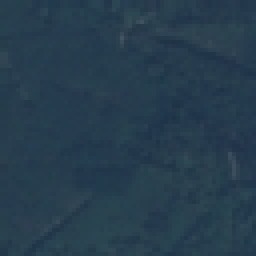
#> input picture Lab2 - Image Transform/Forest_1.jpg, 64 x 64 px (shown 4 times larger)
$ jupyter execute --allow-errors 9203639_9203673.ipynb
#> lines starting #> are read from the running program, lines starting #| are printed output that depends on the picture; long printed decimals are rounded
## Student Information

Please enter the names and IDs of the two students below:

1. **Name**: [Norhan Reda Abdelwahed Ahmed]
   **ID**: `9203639`

2. **Name**: [Hoda Gamal Hamouda Ismail]
   **ID**: `9203673`

## Students Instructions

This is your first graded lab assignment, as you put the work you have studied in the lectures in action, please take this opportunity to enhance your understanding of the concepts and hone your skills. As you work on your assignment, please keep the following instructions in mind:

- Clearly state your personal information where indicated.
- Be ready with your work before the time of the next discussion slot in the schedule.
- Plagiarism will be met with penalties, refrain from copying any answers to make the most out of the assignment. If any signs of plagiarism are detected, actions will be taken.
- It is acceptable to share the workload of the assignment bearing the discussion in mind.
- Feel free to [reach out](mailto:cmpsy27@gmail.com) if there were any ambiguities.

## Installation Instructions

In this lab assignment, we require additional Python libraries for scientific mathematics, particularly in the context of machine learning (ML) and satellite image analysis. To fulfill these requirements, we need to install Scikit-learn and Scikit-image.
1. Install Scikit-learn
Scikit-learn (Sklearn) is a powerful Python library for ML tasks, offering various algorithms for classification, regression, clustering, and model evaluation. It is extensively used for analyzing satellite imagery, enabling tasks such as land cover classification and environmental parameter prediction. On the other hand, Scikit-image (Skimage) provides comprehensive tools for image processing and computer vision, facilitating tasks such as image preprocessing, feature extraction, and segmentation. These libraries are essential for extracting valuable insights from satellite images and conducting advanced analysis in scientific computing and research domains.
```bash
pip install scikit-learn scikit-image
```

[cell 1]
##Import all needed libraries
import numpy as np
from sklearn import cluster
import matplotlib.pyplot as plt
from mpl_toolkits.mplot3d import Axes3D
from sklearn.decomposition import PCA
from sklearn.preprocessing import StandardScaler
from skimage import io

'''
##The dataset is loaded to your GDrive so need to be mounted
from google.colab import drive
drive.mount('/content/drive')
''';

The PCA (Principal Component Analysis) algorithm, found within the `sklearn.decomposition` module, is widely utilized in machine learning for reducing the dimensionality of datasets. Its primary goal is to identify essential patterns or structures within the data.

In the realm of image processing, PCA serves to decrease the dimensionality of images by extracting a smaller set of features that capture the majority of the original data's variation. This becomes particularly beneficial as images often contain numerous pixels, posing challenges in data analysis and visualization.

Functioning by determining new coordinate systems that effectively encapsulate the data's variance, PCA identifies these coordinates as principal components. Each principal component sequentially captures varying degrees of data variance, enabling the reduction of data dimensionality while preserving significant information by retaining only the most informative principal components.

## R1- Apply PCA to RGB image

To implement PCA on an RGB image, the following steps are undertaken:

- **Convert the image to a 2D array of pixel values**: Begin by converting the RGB image into a two-dimensional array of pixel values. Each row of the array represents a pixel, and each column represents a color channel (R, G, B).

- **Scale the data to have zero mean and unit variance along each feature (channel) axis**: This step is crucial for ensuring that each color channel contributes equally to the PCA analysis. Scaling the data to have zero mean and unit variance along each feature axis helps in standardizing the range of values across different channels, preventing any single channel from dominating the analysis.

- **Perform PCA with 3 components using scikit-learn**: Utilize the scikit-learn library to perform Principal Component Analysis with three components. The choice of three components is made to retain sufficient information while reducing the dimensionality of the data. This decision aims to strike a balance between capturing significant variance and avoiding overfitting.

### Requirements

- Plot the Eigen Vectors in 3D.
- Remove the least significant principal component.
- Plot the most significant eigen vectors in 2D.
- State the percentage of variance covered and provide commentary on its significance.

[cell 2]
# Requirement 1

# TODO: Load the JPG image "Forest_1.jpg"
image = io.imread("Forest_1.jpg")
#> image is the input picture: shape (64, 64, 3); mean R, G, B 38.9, 61.1, 77.6
# TODO: Convert the image to a 2D array of pixel values
image_2d = image.reshape(image.shape[0] * image.shape[1], image.shape[2])

# Print the shape of the 2D array
print("Shape of the 2D array:", image_2d.shape)
#| Shape of the 2D array: (4096, 3)
# TODO: Scale the data to have zero mean and unit variance along each feature axis.

scaler = StandardScaler()
image_scaled = scaler.fit_transform(image_2d)

# TODO: Perform PCA with 3 components

pca = PCA(n_components=3)
pca = pca.fit(image_scaled)
image_pca=pca.transform(image_scaled)

# TODO: Screen plot of the eigen vectors

fig = plt.figure()
ax = fig.add_subplot(111, projection='3d')

# Plot the eigen vectors
origin = [0, 0, 0]  # Origin point for the quiver plot
colors = ['r', 'g', 'b']  # Colors for the eigen vectors
labels = ['PC1', 'PC2', 'PC3']  # Labels for the eigen vectors
                                #1*3
for vector, color, label in zip(pca.components_, colors, labels):
    ax.quiver(origin[0], origin[1], origin[2], vector[0], vector[1], vector[2], color=color, label=label)
#> this loop made 3 passes
#> (vector, color, label) on passes 1 to 3: ([0.581, 0.58, 0.571], 'r', 'PC1'), ([-0.355, -0.45, 0.819], 'g', 'PC2'), ([0.732, -0.679, -0.056], 'b', 'PC3')

# Set limits and labels
ax.set_xlim([-0.5, 0.5])
ax.set_ylim([-0.5, 0.5])
ax.set_zlim([-0.5, 0.5])
ax.set_xlabel('X')
ax.set_ylabel('Y')
ax.set_zlabel('Z')

# Add legend
ax.legend()

# [10 lines of commented-out code are left out]

fig = plt.figure()
ax = fig.add_subplot(111, projection='3d')
ax.scatter(image_pca[:,0],image_pca[:,1], image_pca[:,2], c='blue')
ax.set_xlabel('PC1')
ax.set_ylabel('PC2')
ax.set_zlabel('PC3')
ax.set_title('3D graph of the PCA output')
plt.show()
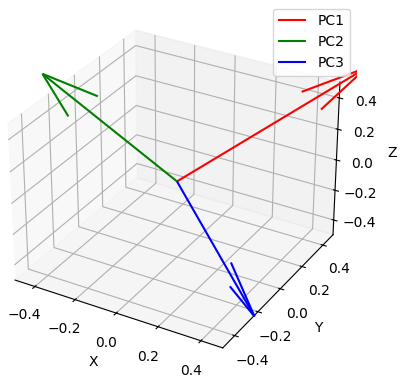
#> figure drawn by matplotlib, 1 panel
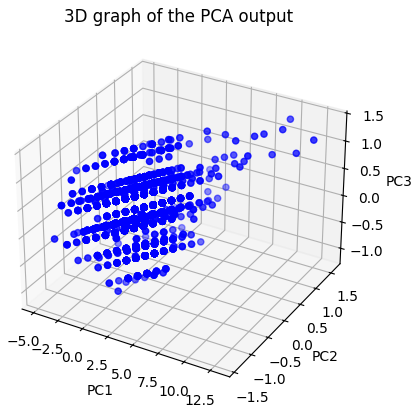
#> figure drawn by matplotlib, 1 panel


# TODO: Remove the lowest unimportant PC
num_components_to_keep = 2
image_pca_truncated = image_pca[:, :num_components_to_keep]
#> image_pca_truncated = 4096 pairs, first value -4.89 to 13.03, second value -1.41 to 1.59


# TODO: Print the covariance matrix, eigenvalues, and eigen vectors and comment on the result.
covariance_matrix = pca.get_covariance()
#> covariance_matrix = [[1, 0.864, 0.824], [0.864, 1, 0.818], [0.824, 0.818, 1]]
eigen_values = pca.explained_variance_
#> eigen_values = [2.67, 0.194, 0.136]
eigen_vectors = pca.components_
#> eigen_vectors = [[0.581, 0.58, 0.571], [-0.355, -0.45, 0.819], [0.732, -0.679, -0.056]]

print("covariance matrix is\n",covariance_matrix)
#| covariance matrix is
#|  [[1.000  0.8636  0.8243]
#|  [0.8636  1.000  0.8177 ]
#|  [0.8243 0.8177  1.000 ]]
print("eigen value is\n",eigen_values)
#| eigen value is
#|  [2.671 0.1936 0.1364]
print("eigen vectors is\n",eigen_vectors)
#| eigen vectors is
#|  [[ 0.5814  0.5799  0.5707]
#|  [-0.355 -0.4503   0.8192]
#|  [ 0.7321 -0.6789 -0.05596 ]]
print("as we see that the covariance matrix of the input is a symmetric matrix ")
print("and as we see the eigen vectors are 3 vector and each vector is 1*3 ")
print("the eigen values are 3 numbers that then will represent thr covariance matrix of the output image")


# TODO: Plot the most significant eigen vectors in 2D.

fig, ax = plt.subplots()

# Plot the eigen vectors
origin = [0, 0]  # Origin point for the quiver plot
colors = ['r', 'g']  # Colors for the eigen vectors
labels = ['PC1', 'PC2']  # Labels for the eigen vectors
                                 #1*3
for vector, color, label in zip(pca.components_[:2], colors, labels):
    ax.quiver(origin[0], origin[1], vector[0], vector[1], color=color, label=label)
#> this loop made 2 passes

# Set limits and labels
# ax.set_xlim([-0.5, 0.5])
# ax.set_ylim([-0.5, 0.5])
ax.set_xlabel('X')
ax.set_ylabel('Y')

# Add legend
ax.legend()

# Show the plot
plt.show()
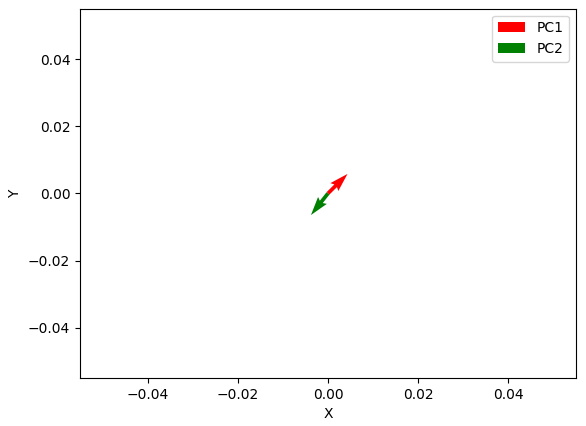
#> figure drawn by matplotlib, 1 panel


fig, ax = plt.subplots()

# Plot the eigen vectors
origin = [0, 0]  # Origin point for the quiver plot
colors = ['r', 'g']  # Colors for the eigen vectors
labels = ['PC1', 'PC2']  # Labels for the eigen vectors
plt.scatter(image_pca[:,0], image_pca[:,1], c='blue')                                #1*3
for vector, color, label in zip(pca.components_[:2], colors, labels):
    ax.quiver(origin[0], origin[1], vector[0], vector[1], color=color, label=label)

# Set limits and labels
# ax.set_xlim([-0.5, 0.5])
# ax.set_ylim([-0.5, 0.5])
ax.set_xlabel('X')
ax.set_ylabel('Y')

# Add legend
ax.legend()

# Show the plot
plt.show()
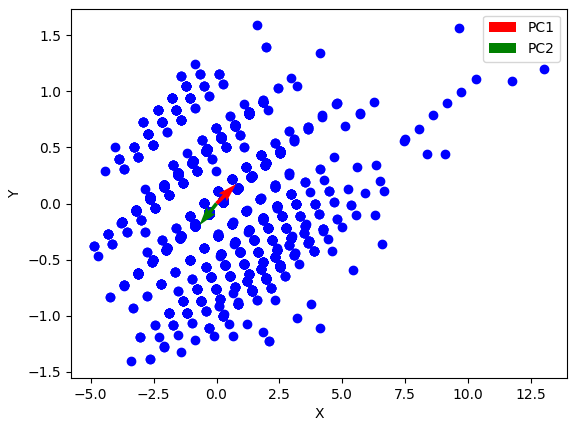
#> figure drawn by matplotlib, 1 panel


# plt.scatter(image_pca[:,0], image_pca[:,1], c='blue')
# plt.title('2D points of the highest PC')
# plt.show()


# TODO: State the percentage of variance covered and provide commentary on its significance.
plt.plot(np.cumsum(pca.explained_variance_ratio_))
plt.xlabel('Number of Principal Components')
plt.ylabel('accumulative eigen values ratio')
plt.title('Screen Plot of Eigen values percentage')
plt.show()
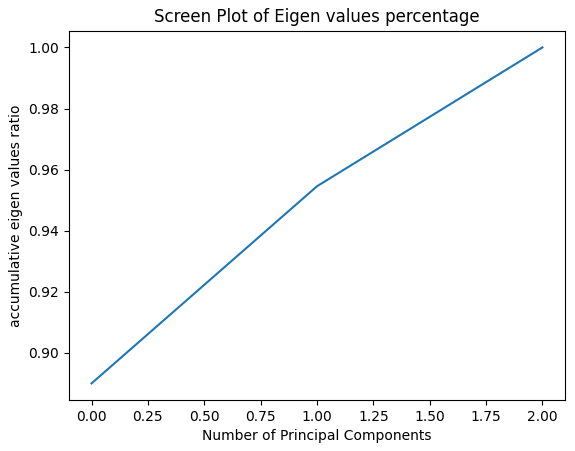
#> figure drawn by matplotlib, 1 panel
print("explained variance ratio\n")
print(pca.explained_variance_ratio_)
#| [0.89 0.06451 0.04544]
print("\n from this ratios we can see that the first component has the highest ratio so we can neglect the other two components\n")
print("the percentage of variance covered:",np.cumsum(pca.explained_variance_ratio_[:2])[1]*100,'%' )
#| the percentage of variance covered: 95.456 %
